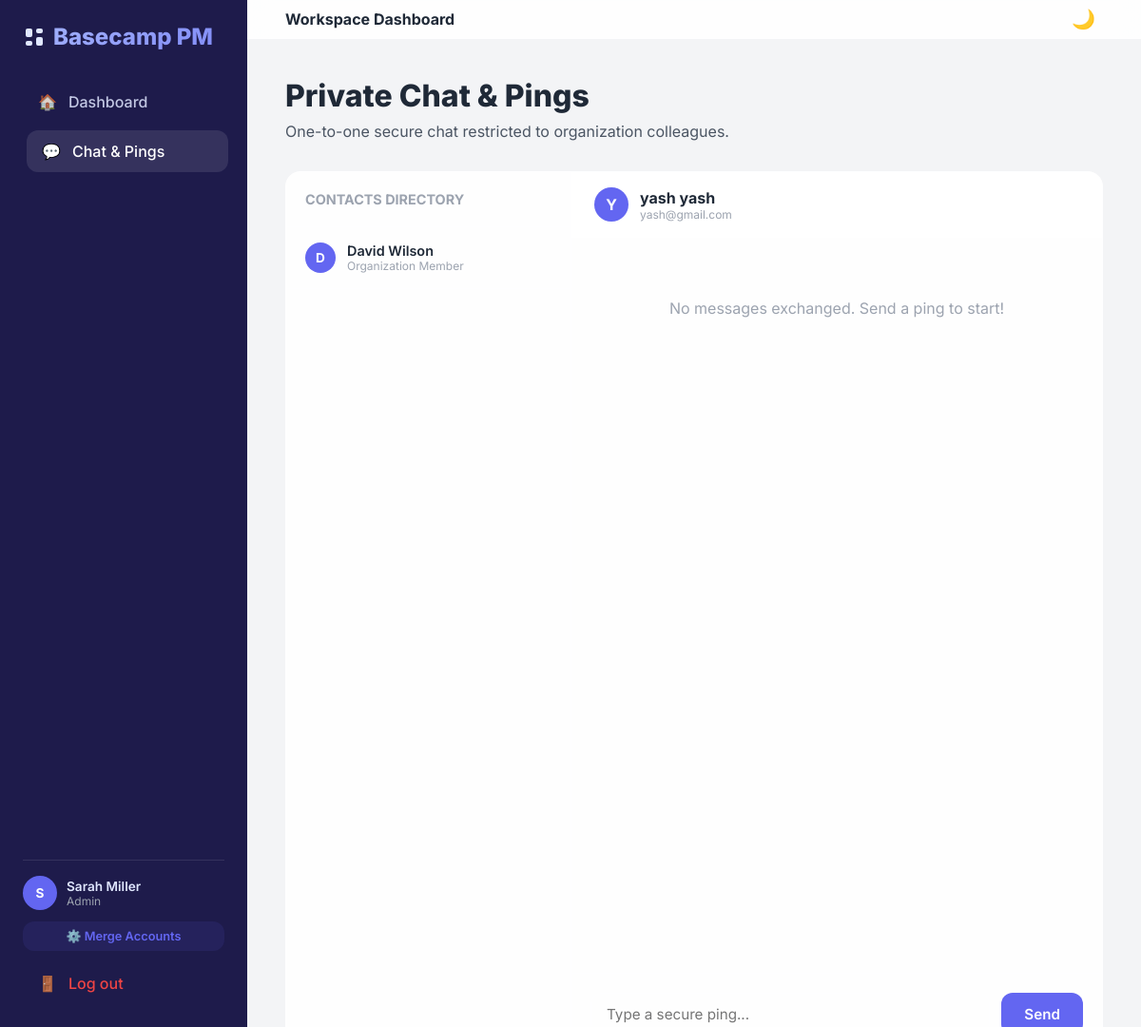
Screenshot of /chat/3/ (signed in) with the database file from the repository.
### accounts/models.py (models this page shows, shortened)
class User(AbstractUser):
    ROLE_ADMIN = 'admin'
    ROLE_MEMBER = 'member'
    ROLE_CLIENT = 'client'
    ROLE_COLLABORATOR = 'collaborator'
    ROLE_CHOICES = [
        (ROLE_ADMIN, 'Admin'),
        (ROLE_MEMBER, 'Organization Member'),
        (ROLE_CLIENT, 'Client'),
        (ROLE_COLLABORATOR, 'Outside Collaborator'),
    ]
    email = models.EmailField(unique=True)
    role = models.CharField(max_length=20, choices=ROLE_CHOICES, default=ROLE_MEMBER)
    is_merged = models.BooleanField(default=False)
    merged_into = models.ForeignKey('self', on_delete=models.SET_NULL, null=True, blank=True, related_name='merged_accounts')
    USERNAME_FIELD = 'email'
    REQUIRED_FIELDS = ['username']

### communication/views.py (the view)
# urls.py: path('chat/', views.chat_hub_view, name='chat_hub'),
@login_required
def chat_hub_view(request, user_id=None):
    user_companies = request.user.memberships.values_list('company_id', flat=True)
    chat_users = User.objects.filter(
        memberships__company_id__in=user_companies,
        is_active=True
    ).exclude(id=request.user.id).distinct()
    active_chat_user = None
    chat_messages = []
    if user_id:
        active_chat_user = get_object_or_404(User, id=user_id, is_active=True)
        chat_messages = PrivateMessage.objects.filter(
            Q(sender=request.user, receiver=active_chat_user) |
            Q(sender=active_chat_user, receiver=request.user)
        ).order_by('created_at')
    return render(request, 'communication/chat.html', {
        'chat_users': chat_users,
        'active_chat_user': active_chat_user,
        'chat_messages': chat_messages
    })

### templates/communication/chat.html (shortened to what this page needs)
{% extends 'base.html' %}
{% block content %}
<div style="margin-bottom: 24px;">
    <h1 class="page-title">Private Chat & Pings</h1>
    <p class="page-subtitle">One-to-one secure chat restricted to organization colleagues.</p>
</div>
<div class="chat-container">
    <aside class="chat-sidebar">
        <div style="padding: 20px; font-weight: 700; font-size: 0.9rem; border-bottom: 1px solid var(--card-border); color: var(--text-muted); text-transform: uppercase;">
            Contacts Directory
        </div>
        {% if chat_users %}
            {% for c_user in chat_users %}
            <a href="{% url 'chat_user' c_user.id %}" class="chat-user-item {% if active_chat_user.id == c_user.id %}active{% endif %}">
                <div class="user-avatar" style="width: 32px; height: 32px; font-size: 0.85rem; flex-shrink: 0;">
                    {{ c_user.first_name|slice:":1"|upper }}
                </div>
                <div style="overflow: hidden; text-overflow: ellipsis; white-space: nowrap;">
                    <div style="font-weight: 600; font-size: 0.9rem;">{{ c_user.first_name }} {{ c_user.last_name }}</div>
                    <div style="color: var(--text-muted); font-size: 0.75rem;">{{ c_user.get_role_display }}</div>
                </div>
            </a>
            {% endfor %}
        {% else %}
            <div style="padding: 20px; text-align: center; color: var(--text-muted); font-size: 0.85rem;">
                No contact directory members found.
            </div>
        {% endif %}
    </aside>
    <main class="chat-body">
        {% if active_chat_user %}
            <div style="padding: 16px 24px; border-bottom: 1px solid var(--card-border); display: flex; align-items: center; justify-content: space-between; background-color: var(--card-bg);">
                <div style="display: flex; align-items: center; gap: 12px;">
                    <div class="user-avatar" style="width: 36px; height: 36px;">
                        {{ active_chat_user.first_name|slice:":1"|upper }}
                    </div>
                    <div>
                        <h4 style="font-weight: 700;">{{ active_chat_user.first_name }} {{ active_chat_user.last_name }}</h4>
                        <div style="font-size: 0.75rem; color: var(--text-muted);">{{ active_chat_user.email }}</div>
                    </div>
                </div>
            </div>
            <div class="chat-messages" id="chatMessagesContainer">
                {% for msg in chat_messages %}
                <div class="chat-msg-bubble {% if msg.sender == user %}sent{% else %}received{% endif %}">
                    <div>{{ msg.content }}</div>
                    <div class="chat-msg-meta">{{ msg.created_at|date:"Y-m-d H:i" }}</div>
                </div>
                {% empty %}
                <div style="text-align: center; color: var(--text-muted); padding: 40px;" id="emptyChatPlaceholder">
                    No messages exchanged. Send a ping to start!
                </div>
                {% endfor %}
            </div>
            <form id="chatForm" class="chat-input-area">
                <input type="text" id="chatInput" class="form-control" placeholder="Type a secure ping..." autocomplete="off" required>
                <button type="submit" class="btn btn-primary" style="padding: 12px 24px;">Send</button>
            </form>
        {% endif %}
    </main>
</div>
{% endblock %}

### templates/base.html (shortened to what this page needs)
{% load static %}
<!DOCTYPE html>
<html lang="en">
<head>
    <link rel="stylesheet" href="https://cdnjs.cloudflare.com/ajax/libs/highlight.js/11.8.0/styles/github-dark.min.css">
    <link rel="stylesheet" href="{% static 'css/style.css' %}">
</head>
<body>
    <div class="app-container">
        {% if user.is_authenticated %}
        <aside class="sidebar">
            <div class="sidebar-brand">
                <span>Basecamp PM</span>
            </div>
            <nav class="sidebar-nav">
                <a href="{% url 'dashboard' %}" class="nav-item {% if request.resolver_match.url_name == 'dashboard' %}active{% endif %}">
                    <span>🏠</span> Dashboard
                </a>
                <a href="{% url 'chat_hub' %}" class="nav-item {% if 'chat' in request.path %}active{% endif %}">
                    <span>💬</span> Chat & Pings
                </a>
            </nav>
            <div class="sidebar-footer">
                <div class="user-badge">
                    <div class="user-avatar">
                        {{ user.first_name|slice:":1"|upper }}
                    </div>
                    <div>
                        <div style="font-weight: 600;">{{ user.first_name }} {{ user.last_name }}</div>
                        <div style="color: var(--text-muted); font-size: 0.75rem;">{{ user.get_role_display }}</div>
                    </div>
                </div>
                {% if user.role == 'admin' %}
                <a href="{% url 'merge_users' %}" class="btn btn-secondary" style="padding: 8px 12px; font-size: 0.8rem; width: 100%;">
                    ⚙️ Merge Accounts
                </a>
                {% endif %}
                <a href="{% url 'logout' %}" class="nav-item" style="color: var(--danger); opacity: 1;">
                    <span>🚪</span> Log out
                </a>
            </div>
        </aside>
        {% endif %}
        <div class="main-wrapper">
            {% if user.is_authenticated %}
            <header class="top-navbar">
                <div>
                    <h4 style="font-weight: 700;">
                        {% if project %}
                            {{ project.company.name }} &raquo; {{ project.name }}
                        {% else %}
                            Workspace Dashboard
                        {% endif %}
                    </h4>
                </div>
                <div class="navbar-actions">
                    <button class="theme-toggle-btn" id="themeToggle" title="Toggle theme">
                    </button>
                </div>
            </header>
            {% endif %}
            <main class="content-body">
                {% block content %}{% endblock %}
            </main>
        </div>
    </div>
</body>
</html>

### rows the page displays
User: first_name "S", first_name "Sarah", last_name "Miller", role "Admin"
User: first_name "D", first_name "David", last_name "Wilson", role "Organization Member"
User: first_name "Y", first_name "yash", last_name "yash", email "yash@gmail.com"
